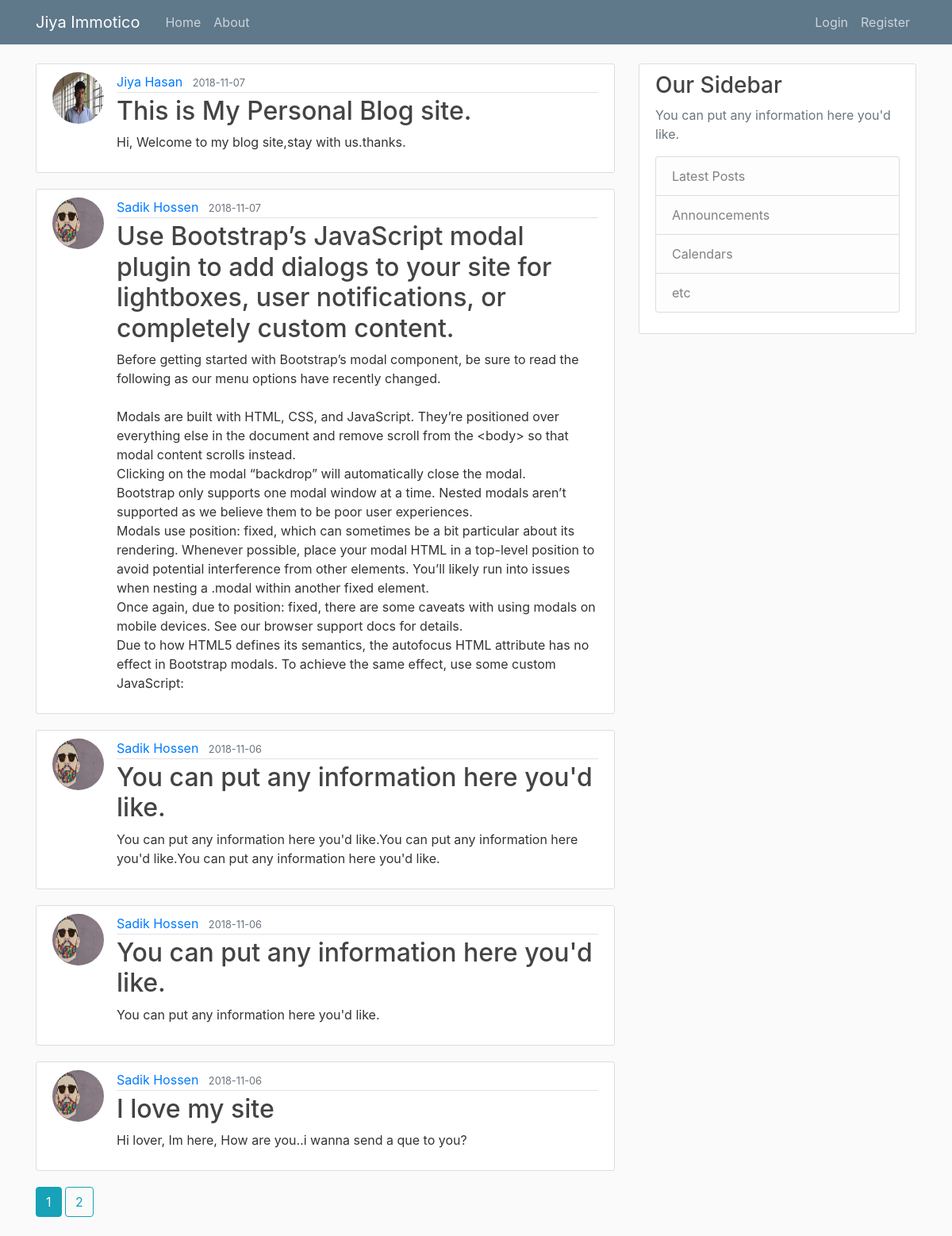
The page /home on the database its author committed.
### flaskblog/models.py (models this page shows, shortened)
class Post(db.Model):
    id = db.Column(db.Integer, primary_key=True)
    title = db.Column(db.String(100), nullable=False)
    date_posted = db.Column(db.DateTime, nullable=False, default=datetime.utcnow)
    content = db.Column(db.Text, nullable=False)
    user_id = db.Column(db.Integer, db.ForeignKey('user.id'), nullable=False)

class User(db.Model, UserMixin):
    id = db.Column(db.Integer, primary_key=True)
    username = db.Column(db.String(20), unique=True, nullable=False)
    email = db.Column(db.String(120), unique=True, nullable=False)
    image_file = db.Column(db.String(20), nullable=False, default='default.jpg')
    password = db.Column(db.String(60), nullable=False)
    posts = db.relationship('Post', backref='author', lazy=True)

### flaskblog/routes.py (the view)
@app.route("/")
@app.route("/home")
def home():
    page = request.args.get('page', 1, type=int)
    posts = Post.query.order_by(Post.date_posted.desc()).paginate(page=page, per_page=5)
    return render_template('home.html', posts=posts)

### flaskblog/templates/home.html
{% extends "layout.html" %}
{% block content %}
    {% for post in posts.items %}
        <article class="media content-section">
          <img class="rounded-circle article-img" src="{{ url_for('static', filename='profile_pics/' + post.author.image_file) }}">
          <div class="media-body">
            <div class="article-metadata">
              <a class="mr-2" href="{{ url_for('user_posts', username=post.author.username) }}">{{ post.author.username }}</a>
              <small class="text-muted">{{ post.date_posted.strftime('%Y-%m-%d') }}</small>
            </div>
            <h2><a class="article-title" href="{{ url_for('post', post_id=post.id) }}">{{ post.title }}</a></h2>
            <p class="article-content">{{ post.content }}</p>
          </div>
        </article>
    {% endfor %}
    {% for page_num in posts.iter_pages(left_edge=1, right_edge=1, left_current=1, right_current=2) %}
      {% if page_num %}
        {% if posts.page == page_num %}
          <a class="btn btn-info mb-4" href="{{ url_for('home', page=page_num) }}">{{ page_num }}</a>
        {% else %}
          <a class="btn btn-outline-info mb-4" href="{{ url_for('home', page=page_num) }}">{{ page_num }}</a>
        {% endif %}
      {% else %}
        ...
      {% endif %}
    {% endfor %}
{% endblock content %}

### flaskblog/templates/layout.html (shortened to what this page needs)
<!DOCTYPE html>
<html>
<head>
    <link rel="stylesheet" href="https://maxcdn.bootstrapcdn.com/bootstrap/4.0.0/css/bootstrap.min.css">
    <link rel="stylesheet" type="text/css" href="{{ url_for('static', filename='main.css') }}">
</head>
<body>
    <header class="site-header">
      <nav class="navbar navbar-expand-md navbar-dark bg-steel fixed-top">
        <div class="container">
          <a class="navbar-brand mr-4" href="/">Jiya Immotico</a>
          <div class="collapse navbar-collapse" id="navbarToggle">
            <div class="navbar-nav mr-auto">
              <a class="nav-item nav-link" href="{{ url_for('home') }}">Home</a>
              <a class="nav-item nav-link" href="{{ url_for('about') }}">About</a>
            </div>
            <div class="navbar-nav">
              {% if current_user.is_authenticated %}
              <a class="nav-item nav-link" href="{{ url_for('new_post') }}">New Post</a>
              <a class="nav-item nav-link" href="{{ url_for('account') }}">My Account</a>
              <a class="nav-item nav-link" href="{{ url_for('logout') }}">Log Out</a>
              {% else %}
                <a class="nav-item nav-link" href="{{ url_for('login') }}">Login</a>
                <a class="nav-item nav-link" href="{{ url_for('register') }}">Register</a>
              {% endif %}
            </div>
          </div>
        </div>
      </nav>
    </header>
    <main role="main" class="container">
      <div class="row">
        <div class="col-md-8">
          {% block content %}{% endblock %}
        </div>
        <div class="col-md-4">
          <div class="content-section">
            <h3>Our Sidebar</h3>
            <p class='text-muted'>You can put any information here you'd like.
              <ul class="list-group">
                <li class="list-group-item list-group-item-light">Latest Posts</li>
                <li class="list-group-item list-group-item-light">Announcements</li>
                <li class="list-group-item list-group-item-light">Calendars</li>
                <li class="list-group-item list-group-item-light">etc</li>
              </ul>
            </p>
          </div>
        </div>
      </div>
    </main>
</body>
</html>

### flaskblog/static/main.css (style rules this page uses)
body { background: #fafafa; color: #333333; margin-top: 5rem; }
h1, h2, h3, h4, h5, h6 { color: #444444; }
.bg-steel { background-color: #5f788a; }
.site-header .navbar-nav .nav-link { color: #cbd5db; }
.content-section { background: #ffffff; padding: 10px 20px; border: 1px solid #dddddd; border-radius: 3px; margin-bottom: 20px; }
.article-title { color: #444444; }
.article-content { white-space: pre-line; }
.article-img { height: 65px; width: 65px; margin-right: 16px; }
.article-metadata { padding-bottom: 1px; margin-bottom: 4px; border-bottom: 1px solid #e3e3e3 }

### rows shown on the page
Post: image_file (picture), author.username "Jiya Hasan", date_posted "2018-11-07", title "This is My Personal Blog site.", content "Hi, Welcome to my blog site,stay with us.thanks."
Post: image_file (picture), author.username "Sadik Hossen", date_posted "2018-11-07", title "Use Bootstrap’s JavaScript modal plugin to add dialogs to your site for lightboxes, user notifications, or completely custom content.", content "Before getting started with Bootstrap’s modal component, be sure to read the following as our menu options have recently changed. Modals are built with HTML, CSS, and JavaScript. They’re positioned over everything else in the document and remove scroll from the <body> so that modal content scrolls instead. Clicking on the modal “backdrop” will automatically close the modal. Bootstrap only supports one modal window at a time. Nested modals aren’t supported as we believe them to be poor user experiences. Modals use position: fixed, which can sometimes be a bit particular about its rendering. Whenever possible, place your modal HTML in a top-level position to avoid potential interference from…"
Post: image_file (picture), author.username "Sadik Hossen", date_posted "2018-11-06", title "You can put any information here you'd like.", content "You can put any information here you'd like.You can put any information here you'd like.You can put any information here you'd like."
Post: image_file (picture), author.username "Sadik Hossen", date_posted "2018-11-06", title "You can put any information here you'd like.", content "You can put any information here you'd like."
Post: image_file (picture), author.username "Sadik Hossen", date_posted "2018-11-06", title "I love my site", content "Hi lover, Im here, How are you..i wanna send a que to you?"

### other values the page prints
{{ page_num }} "1"
{{ page_num }} "2"
